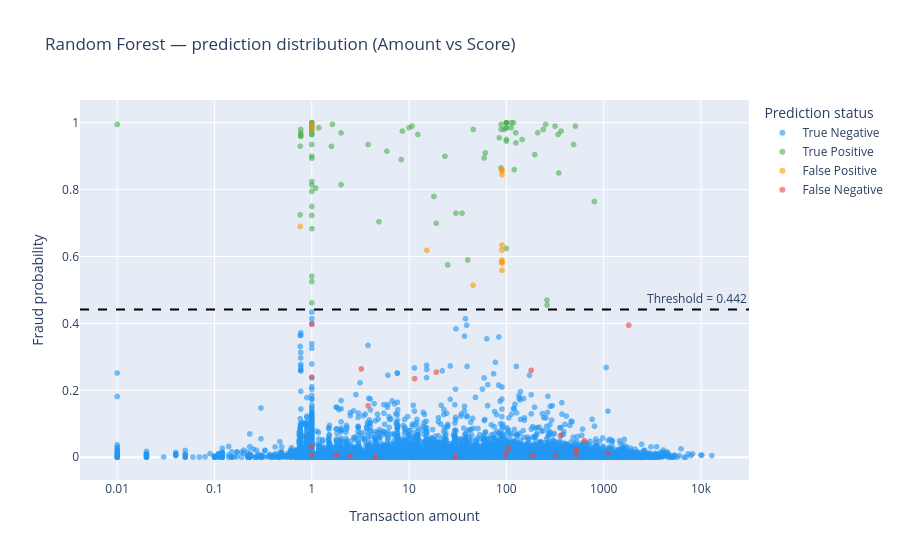

The cell this chart's notebook holds for it:
### Code cell
#  Scatter: Amount vs Score — color = prediction status

# Pick best model by PR-AUC
best_name, best_score, best_color = max(
    MODELS, key=lambda x: average_precision_score(y_test, x[1])
)
best_thr = best_threshold(y_test, best_score)[0]
best_pred = (best_score >= best_thr).astype(int)

status = []
for true, pred in zip(y_test, best_pred):
    if true == 0 and pred == 0:
        status.append("True Negative")
    elif true == 1 and pred == 1:
        status.append("True Positive")
    elif true == 0 and pred == 1:
        status.append("False Positive")
    else:
        status.append("False Negative")

scatter_df = pd.DataFrame({
    "Amount":     df_test["Amount"].values,
    "Score":      best_score,
    "True label": y_test.values,
    "Status":     status,
})

color_map_scatter = {
    "True Negative":  "#2196F3",  # blue
    "True Positive":  "#4CAF50",  # green
    "False Positive": "#FF9800",  # orange
    "False Negative": "#F44336",  # red
}

fig = px.scatter(
    scatter_df, x="Amount", y="Score",
    color="Status",
    color_discrete_map=color_map_scatter,
    opacity=0.6,
    title=f"{best_name} — prediction distribution (Amount vs Score)",
    labels={"Score": "Fraud probability", "Amount": "Transaction amount"},
    hover_data=["True label"],
    log_x=True,
)
fig.add_hline(y=best_thr, line_dash="dash", line_color="black",
              annotation_text=f"Threshold = {best_thr:.3f}")
fig.update_layout(legend_title_text="Prediction status")
fig.show()

print("\nStatus breakdown:")
print(pd.Series(status).value_counts())

### Figure 1 — Plotly figure (JSON) as saved in the notebook; plotly's stock layout.template omitted (floating-point values rounded to 4 significant figures; data arrays with more than 128 entries replaced by an {"elided": "..."} marker saying what was removed)
{"data": [{"customdata": {"elided": "71062x1 int values"}, "hovertemplate": "Status=True Negative<br>Transaction amount=%{x}<br>Fraud probability=%{y}<br>True label=%{customdata[0]}<extra></extra>", "legendgroup": "True Negative", "marker": {"color": "#2196F3", "opacity": 0.6, "symbol": "circle"}, "mode": "markers", "name": "True Negative", "showlegend": true, "type": "scattergl", "x": {"elided": "71062 float values"}, "xaxis": "x", "y": {"elided": "71062 float values"}, "yaxis": "y"}, {"customdata": [[1], [1], [1], [1], [1], [1], [1], [1], [1], [1], [1], [1], [1], [1], [1], [1], [1], [1], [1], [1], [1], [1], [1], [1], [1], [1], [1], [1], [1], [1], [1], [1], [1], [1], [1], [1], [1], [1], [1], [1], [1], [1], [1], [1], [1], [1], [1], [1], [1], [1], [1], [1], [1], [1], [1], [1], [1], [1], [1], [1], [1], [1], [1], [1], [1], [1], [1], [1], [1], [1], [1], [1], [1], [1], [1], [1], [1], [1], [1], [1], [1], [1], [1], [1], [1], [1], [1], [1], [1], [1], [1], [1], [1], [1], [1], [1], [1], [1], [1]], "hovertemplate": "Status=True Positive<br>Transaction amount=%{x}<br>Fraud probability=%{y}<br>True label=%{customdata[0]}<extra></extra>", "legendgroup": "True Positive", "marker": {"color": "#4CAF50", "opacity": 0.6, "symbol": "circle"}, "mode": "markers", "name": "True Positive", "showlegend": true, "type": "scattergl", "x": [99.99, 99.99, 1.0, 45.64, 261.9, 0.77, 1.0, 0.77, 3.79, 238.9, 1.59, 99.99, 0.77, 1.0, 9.99, 84.28, 0.0, 99.99, 112.3, 8.54, 24.9, 1.0, 1.0, 99.9, 99.99, 1.0, 1.63, 8.3, 144.8, 1.0, 2.0, 1.0, 1.0, 0.0, 195.7, 1.0, 0.0, 261.2, 1.0, 94.82, 18.0, 489.7, 340.1, 10.7, 1.0, 1.0, 1.0, 252.9, 1.0, 802.5, 364.2, 1.0, 1.0, 118.3, 88.23, 1.18, 345.0, 99.99, 0.0, 23.36, 99.99, 0.0, 0.01, 1.0, 1.0, 111.7, 1.0, 35.0, 12.31, 124.5, 88.23, 18.98, 30.3, 99.99, 4.9, 0.76, 99.99, 88.0, 0.77, 316.1, 0.76, 1.0, 0.77, 5.91, 0.0, 125.3, 120.5, 1.1, 1.0, 209.7, 1.0, 512.2, 40.0, 59.0, 0.0, 2.0, 1.0, 1.0, 60.6], "xaxis": "x", "y": [0.9498, 0.9998, 0.9747, 0.9797, 0.4549, 0.9796, 0.9947, 0.9595, 0.9347, 0.9797, 0.929, 0.9847, 0.9647, 0.7948, 0.9848, 0.9547, 0.4417, 0.6242, 0.9998, 0.9748, 0.5749, 0.8996, 0.9996, 0.9848, 0.9998, 0.9947, 0.9948, 0.8897, 0.9496, 0.9347, 0.9693, 0.9847, 0.8141, 0.644, 0.9046, 0.5248, 0.9798, 0.4699, 0.9996, 0.9797, 0.7795, 0.9346, 0.9648, 0.9898, 0.7498, 0.7229, 0.9898, 0.9948, 0.8239, 0.7643, 0.9748, 0.8938, 0.9646, 0.9998, 0.9798, 0.9847, 0.8497, 0.9998, 0.9948, 0.8996, 0.9998, 0.9898, 0.9947, 0.9997, 0.541, 0.9847, 0.6832, 0.7297, 0.9647, 0.9697, 0.9948, 0.6994, 0.7295, 0.9448, 0.7039, 0.9297, 0.9998, 0.8646, 0.9696, 0.9898, 0.7247, 0.9947, 0.9596, 0.9146, 0.9947, 0.9397, 0.8598, 0.8045, 0.9796, 0.9698, 0.4619, 0.9897, 0.5898, 0.8945, 0.6047, 0.8148, 0.9796, 0.9646, 0.9097], "yaxis": "y"}, {"customdata": [[0], [0], [0], [0], [0], [0], [0], [0], [0], [0], [0], [0], [0], [0], [0], [0], [0]], "hovertemplate": "Status=False Positive<br>Transaction amount=%{x}<br>Fraud probability=%{y}<br>True label=%{customdata[0]}<extra></extra>", "legendgroup": "False Positive", "marker": {"color": "#FF9800", "opacity": 0.6, "symbol": "circle"}, "mode": "markers", "name": "False Positive", "showlegend": true, "type": "scattergl", "x": [89.99, 1.0, 1.0, 89.99, 89.99, 15.22, 89.99, 89.99, 0.0, 45.51, 89.99, 89.99, 89.99, 89.99, 0.76, 89.99, 89.99], "xaxis": "x", "y": [0.8593, 0.9948, 0.9798, 0.6192, 0.5792, 0.6186, 0.6342, 0.5892, 0.5841, 0.5142, 0.5591, 0.8592, 0.5841, 0.5841, 0.6897, 0.8442, 0.8542], "yaxis": "y"}, {"customdata": [[1], [1], [1], [1], [1], [1], [1], [1], [1], [1], [1], [1], [1], [1], [1], [1], [1], [1], [1], [1], [1], [1], [1], [1]], "hovertemplate": "Status=False Negative<br>Transaction amount=%{x}<br>Fraud probability=%{y}<br>True label=%{customdata[0]}<extra></extra>", "legendgroup": "False Negative", "marker": {"color": "#F44336", "opacity": 0.6, "symbol": "circle"}, "mode": "markers", "name": "False Negative", "showlegend": true, "type": "scattergl", "x": [187.1, 29.95, 19.04, 4.49, 635.1, 320.0, 98.01, 519.9, 3.22, 2.47, 1.0, 179.7, 11.39, 104.8, 1810.0, 0.0, 1097.0, 357.9, 1.0, 1.0, 529.0, 3.79, 1.0, 1.79], "xaxis": "x", "y": [0.005039, 0.001178, 0.2544, 0.0009102, 0.04959, 0.005232, 0.007722, 0.009404, 0.2639, 0.004192, 0.03207, 0.2597, 0.235, 0.0267, 0.3946, 0.009264, 0.01142, 0.06512, 0.2393, 0.006628, 0.02254, 0.1541, 0.3972, 0.007073], "yaxis": "y"}], "layout": {"annotations": [{"showarrow": false, "text": "Threshold = 0.442", "x": 1, "xanchor": "right", "xref": "x domain", "y": 0.4417, "yanchor": "bottom", "yref": "y"}], "legend": {"title": {"text": "Prediction status"}, "tracegroupgap": 0}, "shapes": [{"line": {"color": "black", "dash": "dash"}, "type": "line", "x0": 0, "x1": 1, "xref": "x domain", "y0": 0.4417, "y1": 0.4417, "yref": "y"}], "title": {"text": "Random Forest — prediction distribution (Amount vs Score)"}, "xaxis": {"anchor": "y", "domain": [0, 1], "title": {"text": "Transaction amount"}, "type": "log"}, "yaxis": {"anchor": "x", "domain": [0, 1], "title": {"text": "Fraud probability"}}}}
